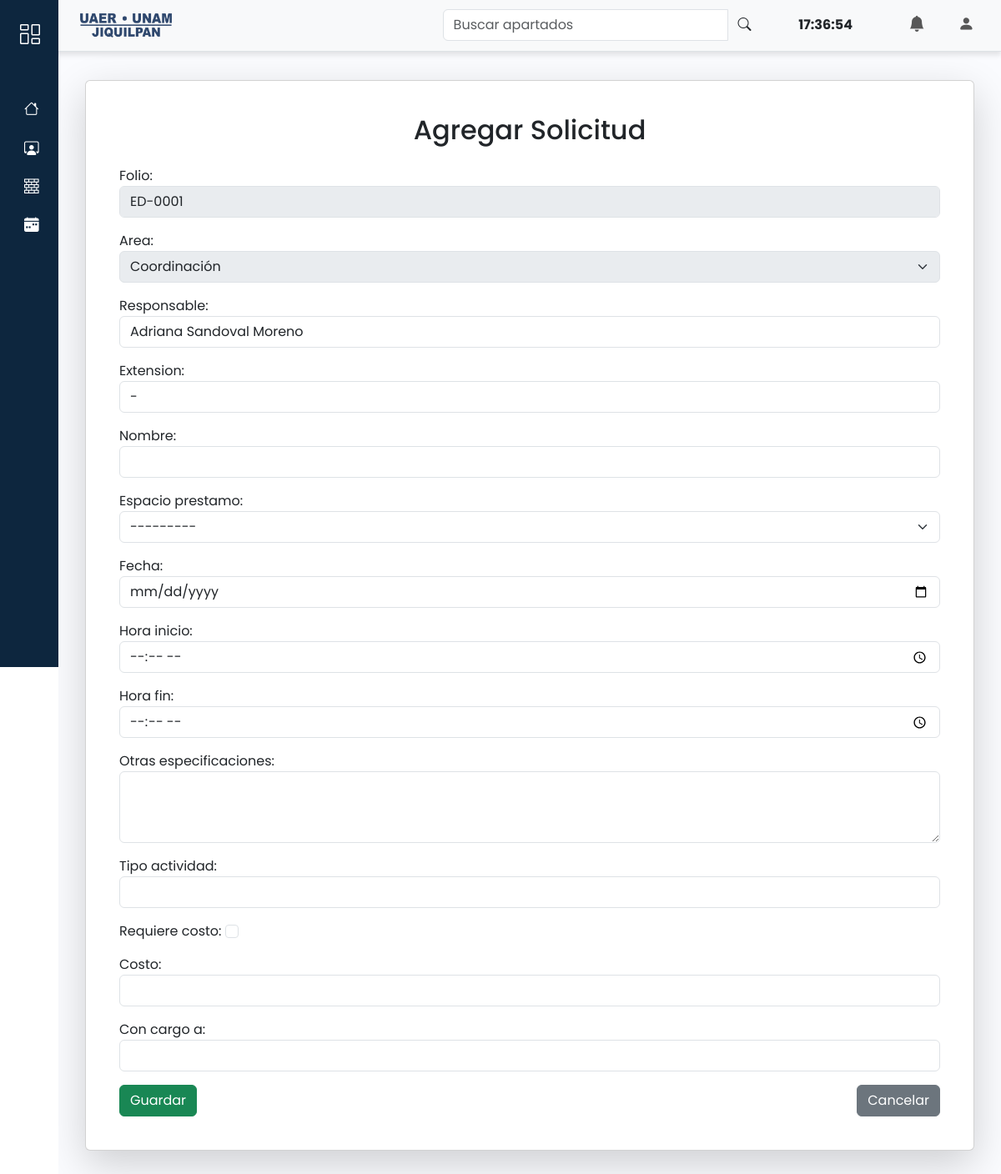
The page /solicitudes/agregar/ (signed in) on the database its author committed.
### custom_auth/models.py (models this page shows)
class Area(AbstractBaseUser):
    area = models.CharField(max_length=100, unique=True)
    responsable = models.CharField(max_length=100)
    extension = models.CharField(max_length=10, blank=True, null=True)
    is_active = models.BooleanField(default=True)
    is_staff = models.BooleanField(default=False)
    is_superuser = models.BooleanField(default=False)
    objects = AreaManager()
    USERNAME_FIELD = 'area'
    REQUIRED_FIELDS = []
    def __str__(self):
        return self.area

### custom_auth/views.py (the view)
# urls.py: path('solicitudes/agregar/', views.agregar_solicitud, name='agregar_solicitud'),
@login_required
def agregar_solicitud(request):
    if request.method == 'POST':
        form = SolicitudEspacioForm(request.POST, user=request.user)
        if form.is_valid():
            form.save()
            return redirect('lista_solicitudes')
    else:
        form = SolicitudEspacioForm(user=request.user)
    return render(request, 'solicitudes/form.html', {'form': form})

### custom_auth/forms.py (called while the page is built)
    def generate_folio(self):
        last_folio = SolicitudEspacio.objects.order_by('id').last()
        if last_folio:
            num = int(last_folio.folio.split('-')[-1]) + 1
        else:
            num = 1
        return f"ED-{num:04d}"

### custom_auth/models.py (called while the page is built)
    def __str__(self):
        return self.nombre

### templates/solicitudes/form.html (shortened to what this page needs)
{% extends 'base.html' %}
{% block content %}
<div class="d-flex justify-content-center">
    <div class="card shadow-lg p-4" style="max-width: 1200px; width: 100%;">
        <div class="card-body">
            <h2 class="card-title text-center mb-4">{{ form.instance.pk|yesno:"Editar Solicitud,Agregar Solicitud" }}</h2>
            <form method="post">
                <div class="mb-3">
                    {{ form.as_p }}
                </div>
                <div class="d-flex justify-content-between">
                    <button type="submit" class="btn btn-success">Guardar</button>
                    <a href="{% url 'lista_solicitudes' %}" class="btn btn-secondary">Cancelar</a>
                </div>
            </form>
        </div>
    </div>
</div>
{% endblock %}

### static/css/base.css (style rules this page uses)
:root { --blanco: #FFFFFF; --verde-oscuro: #004846; --verde-claro: #1DB954; --gris-claro: #4E525A; --gris-oscro: #0d263e; }
a { text-decoration: none; }
body { font-family: 'Poppins', sans-serif; }

### rows shown on the page
Area: area "Coordinación"
Area: responsable "Adriana Sandoval Moreno", extension "-"
